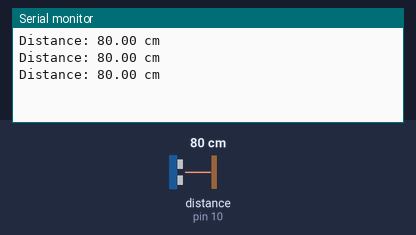
The sketch below on a simulated Arduino Uno, built with avr-gcc and run on an emulated ATmega328P. Shown: the last lines printed to the serial monitor. Inputs (shaded band) come from the test bench; at power-on: distance to the obstacle (sensor on pin 10) 80 cm. The echo pulse lasts 58.3 µs per cm.

Above: at 3.2 s.
3.3 s: distance to the obstacle (sensor on pin 10) set to 2 cm
At 3.9 s:
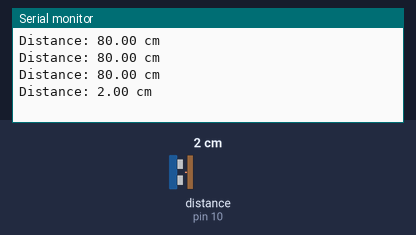
4.8 s: distance to the obstacle (sensor on pin 10) set to 4 cm
At 5.4 s:
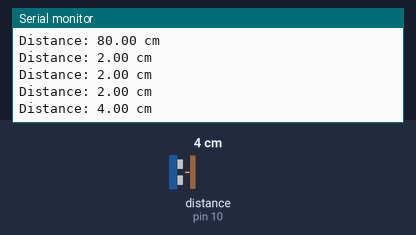
Timing chart, 0 to 7.8 s (numbered marks = the images above; inputs shaded):
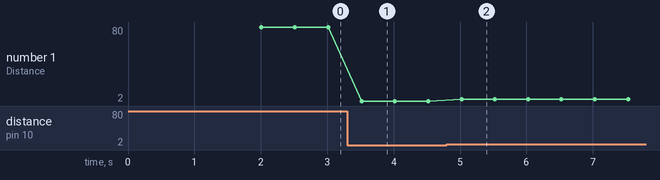

Measured:
- after the input at 3.3 s, the serial monitor: prints a new line after 0.22 s (image 1)
- after the input at 4.8 s, the serial monitor: prints a new line after 0.22 s (image 2)
- plotted number 1: 80 → 2 after the input at 3.3 s, 2 → 4 after the input at 4.8 s

The sketch:

HC_SR04_test.ino
```cpp
#include <HCSR04.h>

#define TRIG_PIN 9
#define ECHO_PIN 10

UltraSonicDistanceSensor distanceSensor(TRIG_PIN, ECHO_PIN);

void setup()
{
    Serial.begin(115200);
    delay(2000);
}

void loop()
{
    float distance = distanceSensor.measureDistanceCm();

    Serial.print("Distance: ");
    Serial.print(distance);
    Serial.println(" cm");

    delay(500);
}
```
